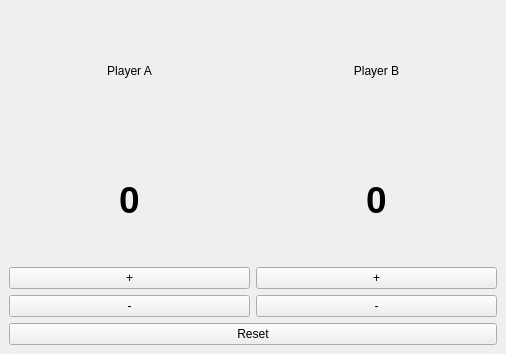
<?xml version="1.0" encoding="UTF-8"?>
<ui version="4.0">
 <class>MainWindow</class>
 <widget class="QMainWindow" name="MainWindow">
  <property name="geometry">
   <rect>
    <x>0</x>
    <y>0</y>
    <width>506</width>
    <height>354</height>
   </rect>
  </property>
  <property name="windowTitle">
   <string>Scoreboard</string>
  </property>
  <widget class="QWidget" name="centralwidget">
   <layout class="QVBoxLayout" name="verticalLayout">
    <item>
     <layout class="QHBoxLayout" name="playersLayout">
      <item>
       <layout class="QVBoxLayout" name="layoutA">
        <item>
         <widget class="QLabel" name="labelPlayerA">
          <property name="text">
           <string>Player A</string>
          </property>
          <property name="alignment">
           <set>Qt::AlignmentFlag::AlignCenter</set>
          </property>
         </widget>
        </item>
        <item>
         <widget class="QLabel" name="labelScoreA">
          <property name="font">
           <font>
            <pointsize>28</pointsize>
            <bold>true</bold>
           </font>
          </property>
          <property name="text">
           <string>0</string>
          </property>
          <property name="alignment">
           <set>Qt::AlignmentFlag::AlignCenter</set>
          </property>
         </widget>
        </item>
        <item>
         <widget class="QPushButton" name="btnPlusA">
          <property name="text">
           <string>+</string>
          </property>
         </widget>
        </item>
        <item>
         <widget class="QPushButton" name="btnMinusA">
          <property name="text">
           <string>-</string>
          </property>
         </widget>
        </item>
       </layout>
      </item>
      <item>
       <layout class="QVBoxLayout" name="layoutB">
        <item>
         <widget class="QLabel" name="labelPlayerB">
          <property name="text">
           <string>Player B</string>
          </property>
          <property name="alignment">
           <set>Qt::AlignmentFlag::AlignCenter</set>
          </property>
         </widget>
        </item>
        <item>
         <widget class="QLabel" name="labelScoreB">
          <property name="font">
           <font>
            <pointsize>28</pointsize>
            <bold>true</bold>
           </font>
          </property>
          <property name="text">
           <string>0</string>
          </property>
          <property name="alignment">
           <set>Qt::AlignmentFlag::AlignCenter</set>
          </property>
         </widget>
        </item>
        <item>
         <widget class="QPushButton" name="btnPlusB">
          <property name="text">
           <string>+</string>
          </property>
         </widget>
        </item>
        <item>
         <widget class="QPushButton" name="btnMinusB">
          <property name="text">
           <string>-</string>
          </property>
         </widget>
        </item>
       </layout>
      </item>
     </layout>
    </item>
    <item>
     <widget class="QPushButton" name="btnReset">
      <property name="text">
       <string>Reset</string>
      </property>
     </widget>
    </item>
   </layout>
  </widget>
 </widget>
 <resources/>
 <connections/>
</ui>
